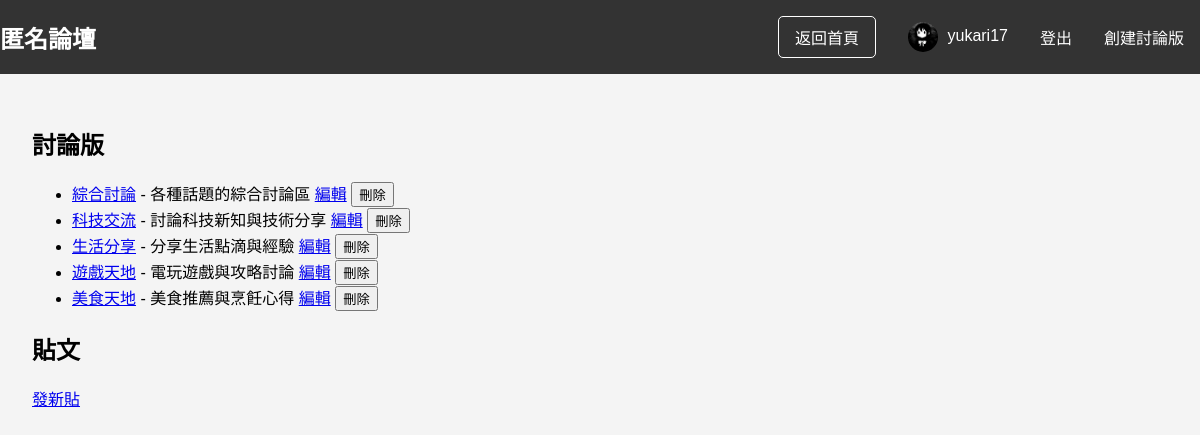
Screenshot of / (signed in) with the database file from the repository.
### app.py (models this page shows)
class User(UserMixin, db.Model):
    id = db.Column(db.Integer, primary_key=True)
    username = db.Column(db.String(50), unique=True, nullable=False)
    password_hash = db.Column(db.String(128), nullable=False)
    is_admin = db.Column(db.Boolean, default=False)
    created_at = db.Column(db.DateTime, server_default=db.func.now())

class Board(db.Model):
    id = db.Column(db.Integer, primary_key=True)
    name = db.Column(db.String(50), unique=True, nullable=False)
    description = db.Column(db.Text)

### app.py (the view, shortened to what this page needs)
@app.route('/')
def index():
    boards = Board.query.all()
    posts = Post.query.all()
    return render_template('index.html', boards=boards, posts=posts)

### app.py (called while the page is built)
@login_manager.user_loader
def load_user(user_id):
    with app.app_context():
        Session = sessionmaker(bind=db.engine)
        session = Session()
        try:
            user = session.get(User, int(user_id))
        finally:
            session.close()
        return user

### templates/index.html (shortened to what this page needs)
{% extends "base.html" %}
  {% block extra_css %}
      <link rel="stylesheet" href="{{ url_for('static', filename='css/post.css') }}">
      <link rel="stylesheet" href="{{ url_for('static', filename='css/avatar.css') }}">
      <link rel="stylesheet" href="{{ url_for('static', filename='css/board.css') }}">
  {% endblock %}
  {% block content %}
      <h2>討論版</h2>
      <ul>
          {% for board in boards %}
              <li>
                  <a href="{{ url_for('board', board_id=board.id) }}">{{ board.name }}</a> - {{ board.description }}
                  {% if current_user.is_authenticated and current_user.is_admin %}
                      <a href="{{ url_for('edit_board', board_id=board.id) }}">編輯</a>
                      <form action="{{ url_for('delete_board', board_id=board.id) }}" method="post" style="display:inline;" onsubmit="return confirmDeleteBoard()">
                          <button type="submit" class="delete-btn">刪除</button>
                      </form>
                  {% endif %}
              </li>
          {% endfor %}
      </ul>
      <h2>貼文</h2>
      {% if current_user.is_authenticated %}
          <a href="{{ url_for('create_post') }}">發新貼</a>
      {% endif %}
  {% endblock %}

### templates/base.html (shortened to what this page needs)
<!DOCTYPE html>
  <head>
      <link rel="stylesheet" href="{{ url_for('static', filename='css/base.css') }}">
      {% block extra_css %}{% endblock %}
  </head>
  <body>
      <header>
          <nav>
              <div class="logo">
                  <a href="{{ url_for('index') }}">匿名論壇</a>
              </div>
              <div class="nav-links">
                  <a href="{{ url_for('index') }}" class="home-btn">返回首頁</a>
                  {% if current_user.is_authenticated %}
                      <a href="{{ url_for('user_profile', user_id=current_user.id) }}">
                          <img src="{{ url_for('static', filename='sayakaanony.png') }}" alt="User Avatar" class="nav-avatar">
                          {{ current_user.username }}
                      </a>
                      <a href="{{ url_for('logout') }}">登出</a>
                      {% if current_user.is_admin %}
                          <a href="{{ url_for('create_board') }}">創建討論版</a>
                      {% endif %}
                  {% else %}
                      <a href="{{ url_for('login') }}">登入</a>
                      <a href="{{ url_for('register') }}">註冊</a>
                  {% endif %}
              </div>
          </nav>
      </header>
      <main>
          {% block content %}{% endblock %}
      </main>
  </body>
  </html>

### static/css/base.css (style rules this page uses)
body { font-family: Arial, sans-serif; margin: 0; padding: 0; background-color: #f4f4f4; }
header { background-color: #333; color: white; padding: 1em 0; }
nav { max-width: 1200px; margin: 0 auto; display: flex; justify-content: space-between; align-items: center; }
.logo a { color: white; font-size: 1.5em; font-weight: bold; text-decoration: none; }
.nav-links { display: flex; align-items: center; }
.nav-links a { color: white; text-decoration: none; margin: 0 1em; }
.nav-avatar { width: 30px; height: 30px; border-radius: 50%; vertical-align: middle; margin-right: 5px; }
main { max-width: 1200px; margin: 0 auto; padding: 2em; }
.home-btn { background-color: transparent; padding: 0.5em 1em; border: 1px solid white; border-radius: 5px; color: white; text-decoration: none; }

### static/css/post.css (style rules this page uses)
video, img { max-width: 100%; height: auto; }

### static/css/avatar.css (style rules this page uses)
.nav-avatar { width: 30px; height: 30px; border-radius: 50%; vertical-align: middle; margin-right: 5px; }

### rows the page displays
User: username "yukari17"
Board: name "綜合討論", description "各種話題的綜合討論區"
Board: name "科技交流", description "討論科技新知與技術分享"
Board: name "生活分享", description "分享生活點滴與經驗"
Board: name "遊戲天地", description "電玩遊戲與攻略討論"
Board: name "美食天地", description "美食推薦與烹飪心得"
